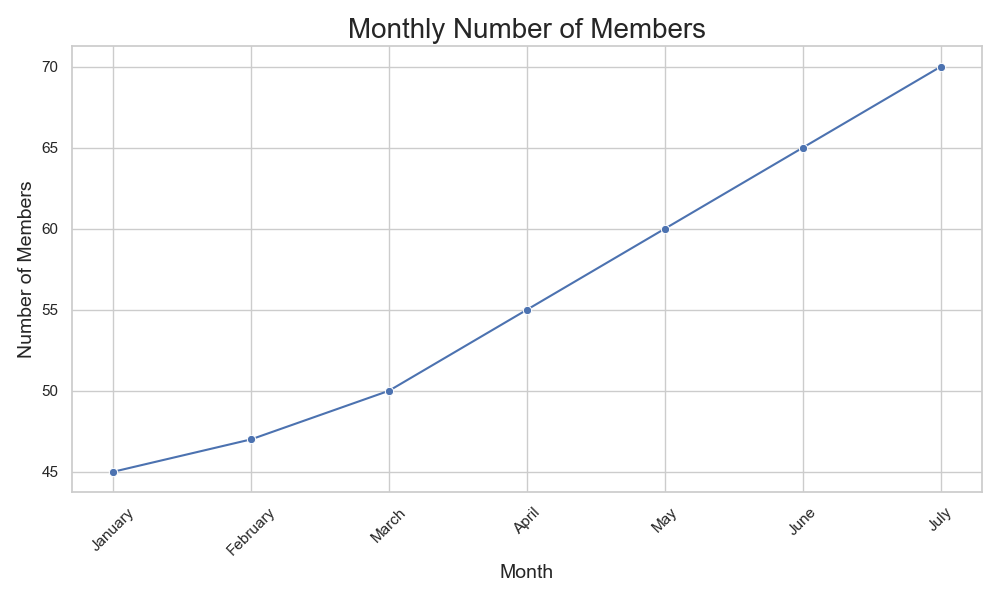

Generate this figure with Python:

import seaborn as sns
import pandas as pd
import matplotlib.pyplot as plt

# Your provided data
data = [
    {'Month': 'January', ' Number of Members': 45},
    {'Month': 'February', ' Number of Members': 47},
    {'Month': 'March', ' Number of Members': 50},
    {'Month': 'April', ' Number of Members': 55},
    {'Month': 'May', ' Number of Members': 60},
    {'Month': 'June', ' Number of Members': 65},
    {'Month': 'July', ' Number of Members': 70}
]

# Convert the raw data to a pandas DataFrame
df = pd.DataFrame(data)

# Adjust the column names as seaborn expects no leading/trailing spaces
df.columns = df.columns.str.strip()

# Set the style of seaborn chart
sns.set_style("whitegrid")

# Create a line chart
plt.figure(figsize=(10, 6))   # Set the figure size
line_chart = sns.lineplot(x='Month', y='Number of Members', data=df, marker='o')

# Customizing the plot to make it more readable
plt.title('Monthly Number of Members', fontsize=20)
plt.xlabel('Month', fontsize=14)
plt.ylabel('Number of Members', fontsize=14)
plt.xticks(rotation=45)       # Rotate x-axis labels to make them readable
plt.tight_layout()            # Adjust the plot to make sure everything fits without overlapping

# Show the plot
plt.show()
